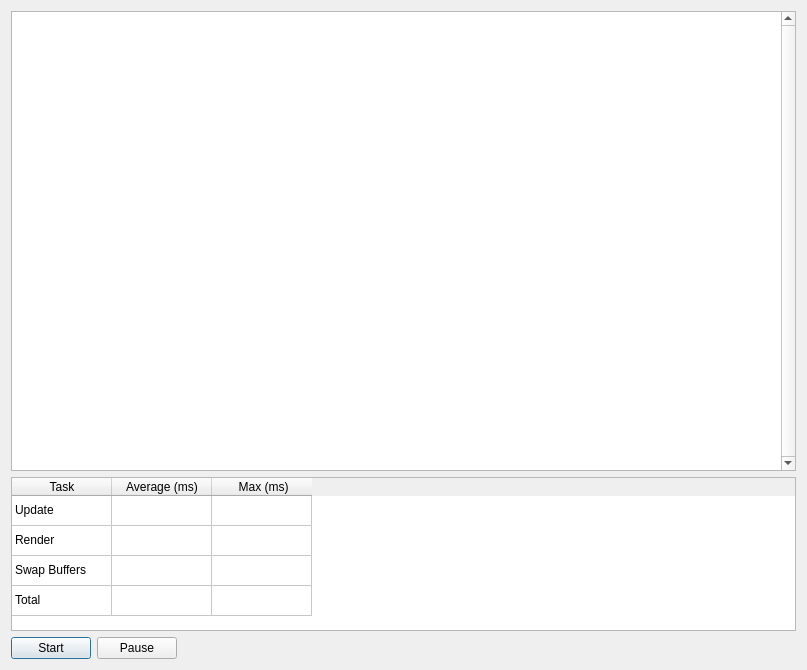
<?xml version="1.0" encoding="UTF-8"?>
<ui version="4.0">
 <class>PerformanceDialog</class>
 <widget class="QDialog" name="PerformanceDialog">
  <property name="geometry">
   <rect>
    <x>0</x>
    <y>0</y>
    <width>807</width>
    <height>670</height>
   </rect>
  </property>
  <property name="sizePolicy">
   <sizepolicy hsizetype="Minimum" vsizetype="Minimum">
    <horstretch>0</horstretch>
    <verstretch>0</verstretch>
   </sizepolicy>
  </property>
  <property name="windowTitle">
   <string>Performance</string>
  </property>
  <layout class="QGridLayout" name="gridLayout">
   <item row="0" column="0">
    <widget class="QGraphicsView" name="graphicsView">
     <property name="sizePolicy">
      <sizepolicy hsizetype="Expanding" vsizetype="Expanding">
       <horstretch>0</horstretch>
       <verstretch>0</verstretch>
      </sizepolicy>
     </property>
     <property name="verticalScrollBarPolicy">
      <enum>Qt::ScrollBarAlwaysOn</enum>
     </property>
     <property name="horizontalScrollBarPolicy">
      <enum>Qt::ScrollBarAlwaysOff</enum>
     </property>
     <property name="sizeAdjustPolicy">
      <enum>QAbstractScrollArea::AdjustToContents</enum>
     </property>
     <property name="sceneRect">
      <rectf>
       <x>0.000000000000000</x>
       <y>0.000000000000000</y>
       <width>0.000000000000000</width>
       <height>0.000000000000000</height>
      </rectf>
     </property>
     <property name="viewportUpdateMode">
      <enum>QGraphicsView::BoundingRectViewportUpdate</enum>
     </property>
    </widget>
   </item>
   <item row="1" column="0">
    <widget class="QTableWidget" name="tableWidget">
     <property name="enabled">
      <bool>true</bool>
     </property>
     <property name="sizePolicy">
      <sizepolicy hsizetype="Expanding" vsizetype="Minimum">
       <horstretch>0</horstretch>
       <verstretch>0</verstretch>
      </sizepolicy>
     </property>
     <property name="minimumSize">
      <size>
       <width>0</width>
       <height>150</height>
      </size>
     </property>
     <property name="maximumSize">
      <size>
       <width>16777215</width>
       <height>16777215</height>
      </size>
     </property>
     <property name="baseSize">
      <size>
       <width>0</width>
       <height>200</height>
      </size>
     </property>
     <property name="font">
      <font>
       <pointsize>9</pointsize>
      </font>
     </property>
     <property name="autoFillBackground">
      <bool>false</bool>
     </property>
     <property name="sizeAdjustPolicy">
      <enum>QAbstractScrollArea::AdjustToContents</enum>
     </property>
     <property name="showGrid">
      <bool>true</bool>
     </property>
     <property name="rowCount">
      <number>4</number>
     </property>
     <property name="columnCount">
      <number>3</number>
     </property>
     <attribute name="horizontalHeaderVisible">
      <bool>true</bool>
     </attribute>
     <attribute name="horizontalHeaderHighlightSections">
      <bool>false</bool>
     </attribute>
     <attribute name="verticalHeaderVisible">
      <bool>false</bool>
     </attribute>
     <attribute name="verticalHeaderHighlightSections">
      <bool>false</bool>
     </attribute>
     <row/>
     <row/>
     <row/>
     <row/>
     <column>
      <property name="text">
       <string>Task</string>
      </property>
     </column>
     <column>
      <property name="text">
       <string>Average (ms)</string>
      </property>
     </column>
     <column>
      <property name="text">
       <string> Max (ms)</string>
      </property>
     </column>
     <item row="0" column="0">
      <property name="text">
       <string>Update</string>
      </property>
     </item>
     <item row="0" column="1">
      <property name="text">
       <string/>
      </property>
     </item>
     <item row="1" column="0">
      <property name="text">
       <string>Render</string>
      </property>
     </item>
     <item row="2" column="0">
      <property name="text">
       <string>Swap Buffers</string>
      </property>
     </item>
     <item row="3" column="0">
      <property name="text">
       <string>Total</string>
      </property>
     </item>
    </widget>
   </item>
   <item row="2" column="0">
    <layout class="QFormLayout" name="formLayout">
     <property name="fieldGrowthPolicy">
      <enum>QFormLayout::FieldsStayAtSizeHint</enum>
     </property>
     <item row="0" column="0">
      <widget class="QPushButton" name="startButton">
       <property name="text">
        <string>Start</string>
       </property>
      </widget>
     </item>
     <item row="0" column="1">
      <widget class="QPushButton" name="pauseButton">
       <property name="text">
        <string>Pause</string>
       </property>
       <property name="checkable">
        <bool>false</bool>
       </property>
      </widget>
     </item>
    </layout>
   </item>
  </layout>
 </widget>
 <resources/>
 <connections>
  <connection>
   <sender>startButton</sender>
   <signal>clicked()</signal>
   <receiver>PerformanceDialog</receiver>
   <slot>start()</slot>
   <hints>
    <hint type="sourcelabel">
     <x>205</x>
     <y>613</y>
    </hint>
    <hint type="destinationlabel">
     <x>403</x>
     <y>334</y>
    </hint>
   </hints>
  </connection>
  <connection>
   <sender>pauseButton</sender>
   <signal>clicked()</signal>
   <receiver>PerformanceDialog</receiver>
   <slot>pause()</slot>
   <hints>
    <hint type="sourcelabel">
     <x>601</x>
     <y>613</y>
    </hint>
    <hint type="destinationlabel">
     <x>403</x>
     <y>334</y>
    </hint>
   </hints>
  </connection>
 </connections>
 <slots>
  <slot>pause()</slot>
  <slot>start()</slot>
 </slots>
</ui>
